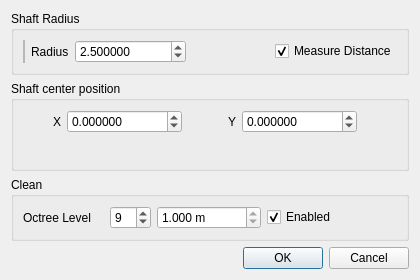
<?xml version="1.0" encoding="UTF-8"?>
<ui version="4.0">
 <class>UnrollCleanDialog</class>
 <widget class="QDialog" name="UnrollCleanDialog">
  <property name="geometry">
   <rect>
    <x>0</x>
    <y>0</y>
    <width>420</width>
    <height>252</height>
   </rect>
  </property>
  <property name="sizePolicy">
   <sizepolicy hsizetype="Minimum" vsizetype="Preferred">
    <horstretch>0</horstretch>
    <verstretch>0</verstretch>
   </sizepolicy>
  </property>
  <property name="maximumSize">
   <size>
    <width>1346</width>
    <height>16777215</height>
   </size>
  </property>
  <property name="windowTitle">
   <string>Unroll</string>
  </property>
  <layout class="QVBoxLayout">
   <item>
    <widget class="QGroupBox" name="groupBox_2">
     <property name="title">
      <string>Shaft Radius</string>
     </property>
     <layout class="QHBoxLayout" name="horizontalLayout_4">
      <item>
       <layout class="QHBoxLayout">
        <item>
         <widget class="QFrame" name="angleFrame">
          <property name="frameShape">
           <enum>QFrame::StyledPanel</enum>
          </property>
          <property name="frameShadow">
           <enum>QFrame::Raised</enum>
          </property>
          <layout class="QHBoxLayout" name="horizontalLayout">
           <property name="leftMargin">
            <number>0</number>
           </property>
           <property name="topMargin">
            <number>0</number>
           </property>
           <property name="rightMargin">
            <number>0</number>
           </property>
           <property name="bottomMargin">
            <number>0</number>
           </property>
          </layout>
         </widget>
        </item>
        <item>
         <widget class="QFrame" name="radiusFrame">
          <layout class="QHBoxLayout" name="horizontalLayout_2">
           <property name="leftMargin">
            <number>0</number>
           </property>
           <property name="topMargin">
            <number>0</number>
           </property>
           <property name="rightMargin">
            <number>0</number>
           </property>
           <property name="bottomMargin">
            <number>0</number>
           </property>
           <item>
            <widget class="QLabel" name="radiusLabel">
             <property name="toolTip">
              <string>Cylinder (or cone base) radius</string>
             </property>
             <property name="text">
              <string>Radius</string>
             </property>
             <property name="alignment">
              <set>Qt::AlignLeading|Qt::AlignLeft|Qt::AlignVCenter</set>
             </property>
            </widget>
           </item>
           <item>
            <widget class="QDoubleSpinBox" name="radiusDoubleSpinBox">
             <property name="toolTip">
              <string>Shaft radius</string>
             </property>
             <property name="decimals">
              <number>6</number>
             </property>
             <property name="maximum">
              <double>1000000000.000000000000000</double>
             </property>
             <property name="value">
              <double>2.500000000000000</double>
             </property>
            </widget>
           </item>
           <item>
            <spacer name="horizontalSpacer">
             <property name="orientation">
              <enum>Qt::Horizontal</enum>
             </property>
             <property name="sizeHint" stdset="0">
              <size>
               <width>40</width>
               <height>20</height>
              </size>
             </property>
            </spacer>
           </item>
           <item>
            <widget class="QCheckBox" name="checkBoxDistance">
             <property name="toolTip">
              <string>Computes the distance from the radius (Convergence)</string>
             </property>
             <property name="text">
              <string>Measure Distance</string>
             </property>
             <property name="checked">
              <bool>true</bool>
             </property>
            </widget>
           </item>
          </layout>
         </widget>
        </item>
       </layout>
      </item>
     </layout>
    </widget>
   </item>
   <item>
    <widget class="QGroupBox" name="groupBoxAxisPosition">
     <property name="title">
      <string>Shaft center position</string>
     </property>
     <layout class="QVBoxLayout">
      <item>
       <widget class="QFrame" name="axisFrame">
        <layout class="QHBoxLayout">
         <property name="leftMargin">
          <number>0</number>
         </property>
         <property name="topMargin">
          <number>0</number>
         </property>
         <property name="rightMargin">
          <number>0</number>
         </property>
         <property name="bottomMargin">
          <number>0</number>
         </property>
         <item>
          <widget class="QLabel" name="label1">
           <property name="text">
            <string notr="true">X</string>
           </property>
           <property name="alignment">
            <set>Qt::AlignRight|Qt::AlignTrailing|Qt::AlignVCenter</set>
           </property>
          </widget>
         </item>
         <item>
          <widget class="QDoubleSpinBox" name="doubleSpinBoxAxisX">
           <property name="enabled">
            <bool>true</bool>
           </property>
           <property name="decimals">
            <number>6</number>
           </property>
           <property name="minimum">
            <double>-1000000000.000000000000000</double>
           </property>
           <property name="maximum">
            <double>1000000000.000000000000000</double>
           </property>
          </widget>
         </item>
         <item>
          <spacer>
           <property name="orientation">
            <enum>Qt::Horizontal</enum>
           </property>
           <property name="sizeType">
            <enum>QSizePolicy::Fixed</enum>
           </property>
           <property name="sizeHint" stdset="0">
            <size>
             <width>10</width>
             <height>20</height>
            </size>
           </property>
          </spacer>
         </item>
         <item>
          <widget class="QLabel" name="label2">
           <property name="text">
            <string notr="true">Y</string>
           </property>
           <property name="alignment">
            <set>Qt::AlignRight|Qt::AlignTrailing|Qt::AlignVCenter</set>
           </property>
          </widget>
         </item>
         <item>
          <widget class="QDoubleSpinBox" name="doubleSpinBoxAxisY">
           <property name="enabled">
            <bool>true</bool>
           </property>
           <property name="decimals">
            <number>6</number>
           </property>
           <property name="minimum">
            <double>-1000000000.000000000000000</double>
           </property>
           <property name="maximum">
            <double>1000000000.000000000000000</double>
           </property>
          </widget>
         </item>
         <item>
          <spacer>
           <property name="orientation">
            <enum>Qt::Horizontal</enum>
           </property>
           <property name="sizeType">
            <enum>QSizePolicy::Fixed</enum>
           </property>
           <property name="sizeHint" stdset="0">
            <size>
             <width>40</width>
             <height>0</height>
            </size>
           </property>
          </spacer>
         </item>
        </layout>
       </widget>
      </item>
      <item>
       <widget class="QFrame" name="autoCenterFrame">
        <layout class="QHBoxLayout">
         <property name="leftMargin">
          <number>0</number>
         </property>
         <property name="topMargin">
          <number>0</number>
         </property>
         <property name="rightMargin">
          <number>0</number>
         </property>
         <property name="bottomMargin">
          <number>0</number>
         </property>
         <item>
          <spacer>
           <property name="orientation">
            <enum>Qt::Horizontal</enum>
           </property>
           <property name="sizeHint" stdset="0">
            <size>
             <width>71</width>
             <height>20</height>
            </size>
           </property>
          </spacer>
         </item>
        </layout>
       </widget>
      </item>
     </layout>
    </widget>
   </item>
   <item>
    <widget class="QGroupBox" name="unrollRangeGroupBox">
     <property name="toolTip">
      <string>Unroll range (can do multiple turns)</string>
     </property>
     <property name="title">
      <string>Clean</string>
     </property>
     <layout class="QHBoxLayout" name="horizontalLayout_3">
      <item>
       <widget class="QLabel" name="label_2">
        <property name="text">
         <string>Octree Level</string>
        </property>
       </widget>
      </item>
      <item>
       <widget class="QLabel" name="label_4">
        <property name="text">
         <string/>
        </property>
       </widget>
      </item>
      <item>
       <widget class="QSpinBox" name="spinBoxOctreeLevel">
        <property name="toolTip">
         <string>Level of octree for cleaning (target a size of 5-15cm)</string>
        </property>
        <property name="minimum">
         <number>2</number>
        </property>
        <property name="maximum">
         <number>21</number>
        </property>
        <property name="value">
         <number>9</number>
        </property>
       </widget>
      </item>
      <item>
       <widget class="QDoubleSpinBox" name="spinBoxOctreeSize">
        <property name="enabled">
         <bool>true</bool>
        </property>
        <property name="toolTip">
         <string>Stop angle (can be negative)</string>
        </property>
        <property name="readOnly">
         <bool>true</bool>
        </property>
        <property name="suffix">
         <string> m</string>
        </property>
        <property name="decimals">
         <number>3</number>
        </property>
        <property name="minimum">
         <double>0.000000000000000</double>
        </property>
        <property name="maximum">
         <double>1000000000000.000000000000000</double>
        </property>
        <property name="singleStep">
         <double>0.100000000000000</double>
        </property>
        <property name="value">
         <double>1.000000000000000</double>
        </property>
       </widget>
      </item>
      <item>
       <widget class="QCheckBox" name="checkBoxClean">
        <property name="toolTip">
         <string>Activate the automatic cleaning</string>
        </property>
        <property name="text">
         <string>Enabled</string>
        </property>
        <property name="checked">
         <bool>true</bool>
        </property>
       </widget>
      </item>
      <item>
       <spacer name="horizontalSpacer_4">
        <property name="orientation">
         <enum>Qt::Horizontal</enum>
        </property>
        <property name="sizeHint" stdset="0">
         <size>
          <width>60</width>
          <height>20</height>
         </size>
        </property>
       </spacer>
      </item>
     </layout>
    </widget>
   </item>
   <item>
    <spacer name="verticalSpacer">
     <property name="orientation">
      <enum>Qt::Vertical</enum>
     </property>
     <property name="sizeHint" stdset="0">
      <size>
       <width>20</width>
       <height>40</height>
      </size>
     </property>
    </spacer>
   </item>
   <item>
    <widget class="QDialogButtonBox" name="buttonBox">
     <property name="sizePolicy">
      <sizepolicy hsizetype="Minimum" vsizetype="Fixed">
       <horstretch>0</horstretch>
       <verstretch>0</verstretch>
      </sizepolicy>
     </property>
     <property name="orientation">
      <enum>Qt::Horizontal</enum>
     </property>
     <property name="standardButtons">
      <set>QDialogButtonBox::Cancel|QDialogButtonBox::Ok</set>
     </property>
    </widget>
   </item>
  </layout>
 </widget>
 <resources/>
 <connections>
  <connection>
   <sender>buttonBox</sender>
   <signal>accepted()</signal>
   <receiver>UnrollCleanDialog</receiver>
   <slot>accept()</slot>
   <hints>
    <hint type="sourcelabel">
     <x>209</x>
     <y>231</y>
    </hint>
    <hint type="destinationlabel">
     <x>209</x>
     <y>125</y>
    </hint>
   </hints>
  </connection>
  <connection>
   <sender>buttonBox</sender>
   <signal>rejected()</signal>
   <receiver>UnrollCleanDialog</receiver>
   <slot>reject()</slot>
   <hints>
    <hint type="sourcelabel">
     <x>209</x>
     <y>231</y>
    </hint>
    <hint type="destinationlabel">
     <x>209</x>
     <y>125</y>
    </hint>
   </hints>
  </connection>
 </connections>
</ui>
